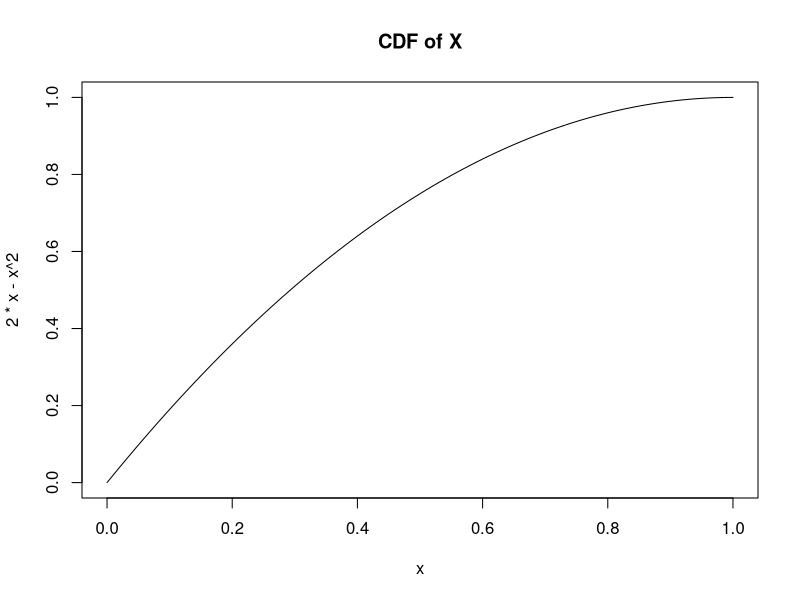

Generate this figure with R:
## ---- chunk 1
knitr::opts_chunk$set(echo = TRUE)
## ---- chunk 2
1 - pgeom(11, 0.1)
## ---- chunk 3
choose(30 - 1, 3 - 1) * (0.1^3) * (0.9^(30 - 3))
## ---- chunk 4
1-0.8
## ---- chunk 5
(64/24) - (32/20)^2
## ---- chunk 6
192/80
## ---- chunk 7
curve(2*x - x^2, from = 0, to = 1, main = "CDF of X")
## ---- chunk 8
# Define the PDF function
func1 <- function(x) {
  2 * (1 - x)
}

# Use integrate to calculate P(0 ≤ X ≤ 1/2)
result <- integrate(func1, lower = 0, upper = 1/2)

result
## ---- chunk 9
# Define the PDF function
func2 <- function(x) {
  2 * (1 - x)
}

# Use integrate to calculate P(1/4 ≤ X ≤ 3/4)
result <- integrate(func1, lower = 1/4, upper = 3/4)

result
## ---- chunk 10
# Define the PDF function
func2 <- function(x) {
  2 * (1 - x)
}

# Use integrate to calculate P(3/4 ≤ X ≤ 1)
result <- integrate(func1, lower = 3/4, upper = 1)

result
## ---- chunk 11
exp(-4/3)
